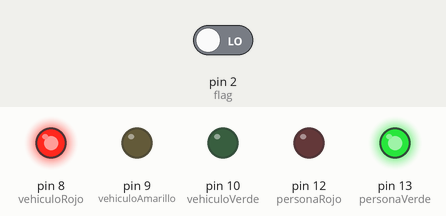
Bench run of a sketch on a simulated Arduino Uno, built with avr-gcc and run on an emulated ATmega328P. Parts: output pins drawn as LEDs (lit = HIGH). The inputs (shaded band) are chosen by the test bench; at power-on: pin 2 (flag) LOW.

Above: at 0.1 s.
At 55.5 s:
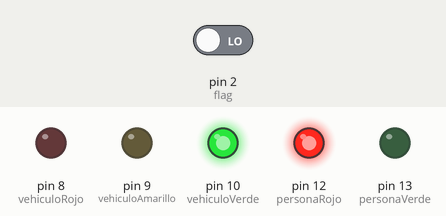
At 101.2 s:
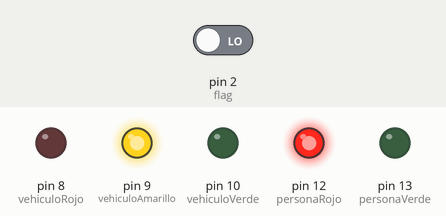
Timing chart, 0 to 105.7 s (numbered marks = the images above):
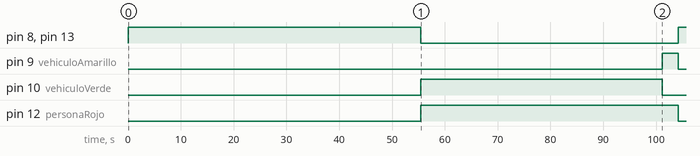

Measured:
- by itself, pin 8 (vehiculoRojo), pin 13 (personaVerde): LOW → HIGH at 0.00 s, → LOW 55.4 s later, → HIGH 48.8 s later
- by itself, pin 9 (vehiculoAmarillo): LOW → HIGH at 101 s, → LOW 3.0 s later
- by itself, pin 10 (vehiculoVerde): LOW → HIGH at 55.4 s, → LOW 45.8 s later
- by itself, pin 12 (personaRojo): LOW → HIGH at 55.4 s, → LOW 48.8 s later

The sketch:

codigoP1.ino
```cpp
// definicion de pines para los semaforos
const int vehiculoRojo = 8;
const int vehiculoAmarillo = 9;
const int vehiculoVerde = 10;
const int personaRojo = 12;
const int personaVerde = 13;
const int flag = 2;

float tiempoRojo = 0;
float tiempoAmarillo = 0;
float tiempoVerde = 0;

void setup() {
  pinMode(vehiculoRojo, OUTPUT);
  pinMode(vehiculoAmarillo, OUTPUT);
  pinMode(vehiculoVerde, OUTPUT);
  pinMode(personaRojo, OUTPUT);
  pinMode(personaVerde, OUTPUT);
  pinMode(flag, INPUT);
}

void loop() {
  int dr = digitalRead(flag);
  Serial.println(dr);
  if (dr == 1) {
	tiempoRojo = 500;
	tiempoAmarillo = 0;
	tiempoVerde = 500;
  } else {
    	tiempoRojo = 55.4*1000;
	tiempoAmarillo = 3*1000;
	tiempoVerde = 45.78*1000;
  }

  // luz de vehiculo en rojo, luz de persona en verde
  digitalWrite(vehiculoAmarillo, LOW);
  digitalWrite(vehiculoRojo, HIGH);
  digitalWrite(personaRojo, LOW);
  digitalWrite(personaVerde, HIGH);
  delay(tiempoRojo);
  // luz de vehiculo en verde, luz de persona en rojo
  digitalWrite(vehiculoVerde, HIGH);
  digitalWrite(vehiculoRojo, LOW);
  digitalWrite(personaRojo, HIGH);
  digitalWrite(personaVerde, LOW);
  delay(tiempoVerde);
  // luz de vehiculo en amarillo, luz de persona en rojo
  digitalWrite(vehiculoVerde, LOW);
  digitalWrite(vehiculoAmarillo, HIGH);
  delay(tiempoAmarillo);
}
```
